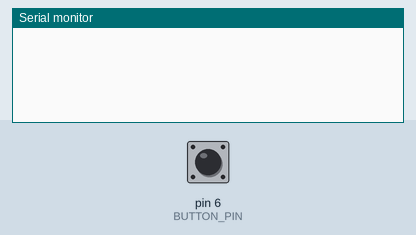
The sketch below on a simulated Arduino Uno, built with avr-gcc and run on an emulated ATmega328P. Parts: the last lines printed to the serial monitor. The test bench sets the inputs (shaded band); at power-on: pin 6 (BUTTON_PIN) HIGH.

Above: at 1.2 s.
1.3 s: pin 6 (BUTTON_PIN) pulled LOW for 0.15 s
At 1.56 s:
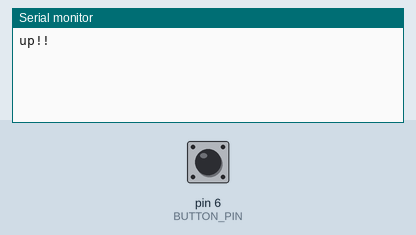
At 3.0 s:
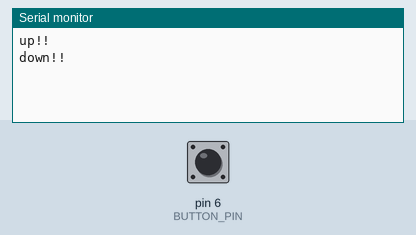

The sketch:

buttom_trigger.ino
```cpp
//# include "Timer.h"
//
//Timer t1;  //建立Timer物件
//
//const int TRIGGER_PIN = 11;
//const int BUTTON_PIN = 6;
//
//bool execute = false;
//
//void setup() {
//  Serial.begin(9600);
//  pinMode(TRIGGER_PIN, OUTPUT);
//  pinMode(BUTTON_PIN, INPUT_PULLUP);
//  t1.oscillate(TRIGGER_PIN, 1.16, LOW); //每1秒切換一次狀態，初始狀態LOW 2.17 1.16
//}
//
//void loop() {
//  if(execute)
//    t1.update(); //更新t1
//
//  if(!execute && digitalRead(BUTTON_PIN) == LOW){          //如果按鍵按了
//    delay(100);
//    Serial.println("up!!");
//    execute = !execute;
//    digitalWrite(TRIGGER_PIN, LOW);
//    delay(100);
//  }
//  if(execute && digitalRead(BUTTON_PIN) != LOW){          //如果按鍵按了
//    delay(100);
//    Serial.println("down!!");
//    execute = !execute;
//    digitalWrite(TRIGGER_PIN, LOW);
//    delay(100);
//  }
//}

//# include "Timer.h"
//
//Timer t1;  //建立Timer物件
//
//const int TRIGGER_PIN = 11;
//const int BUTTON_PIN = 6;
//
//bool execute = false;
//
//void setup() {
//  Serial.begin(9600);
//  pinMode(TRIGGER_PIN, OUTPUT);
//  pinMode(BUTTON_PIN, INPUT_PULLUP);
//}
//
//void loop() {
//  if(execute){
//    digitalWrite(TRIGGER_PIN, LOW);
//    delayMicroseconds(4000);
//    digitalWrite(TRIGGER_PIN, HIGH);
//    delayMicroseconds(4000);
//  }
//
//  if(!execute && digitalRead(BUTTON_PIN) == LOW){          //如果按鍵按了
//    delay(100);
//    Serial.println("up!!");
//    execute = !execute;
//    digitalWrite(TRIGGER_PIN, LOW);
//    delay(100);
//  }
//  if(execute && digitalRead(BUTTON_PIN) != LOW){          //如果按鍵按了
//    delay(100);
//    Serial.println("down!!");
//    execute = !execute;
//    digitalWrite(TRIGGER_PIN, LOW);
//    delay(100);
//  }
//}


# include "Timer.h"

Timer t1;  //建立Timer物件
const int TRIGGER_PIN_0 = 9;
const int TRIGGER_PIN_1 = 10;
const int TRIGGER_PIN_2 = 11;
const int BUTTON_PIN = 6;

bool execute = false;

void setup() {
  Serial.begin(9600);
  pinMode(TRIGGER_PIN_0, OUTPUT);
  pinMode(TRIGGER_PIN_1, OUTPUT);
  pinMode(TRIGGER_PIN_2, OUTPUT);
  pinMode(BUTTON_PIN, INPUT_PULLUP);
}

void loop() {
  if(execute){
    PORTB = B00000000;
    delayMicroseconds(8333);   // 8333   2100
    PORTB = B00001110;
    delayMicroseconds(8333);
  }

  if(!execute && digitalRead(BUTTON_PIN) == LOW){          //如果按鍵按了
    delay(100);
    Serial.println("up!!");
    execute = !execute;
    PORTB = B00000000;
    delay(100);
  }
  if(execute && digitalRead(BUTTON_PIN) != LOW){          //如果按鍵按了
    delay(100);
    Serial.println("down!!");
    execute = !execute;
    PORTB = B00000000;
    delay(100);
  }
}
```

Measured:
- after the input at 1.3 s, the serial monitor: prints a new line after 0.10 s (image 1)
